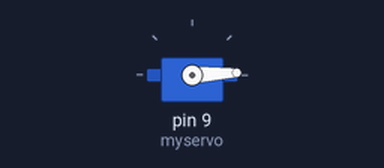
Recording of a sketch running on a simulated Arduino Uno, built with avr-gcc and run on an emulated ATmega328P. Parts: servo.

Above: at 0.05 s.
At 0.45 s:
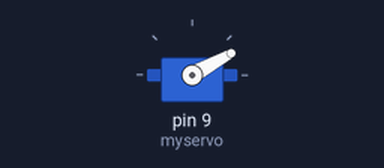
At 0.8 s:
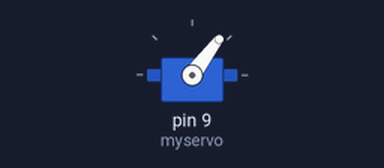
At 1.6 s:
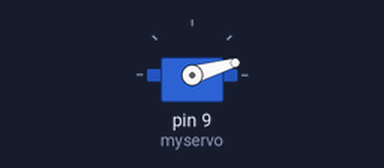
Timing chart, 0 to 4.2 s (numbered marks = the images above):
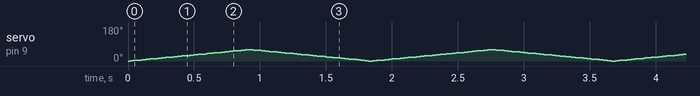

The sketch:

WeakenedMotor.ino
```cpp
#include <Servo.h>

Servo myservo;  // create servo object to control a servo
// twelve servo objects can be created on most boards

int pos = 0;    // variable to store the servo position

void setup() {
  myservo.attach(9);  // attaches the servo on pin 9 to the servo object
}

void loop() {
  for (pos = 0; pos <= 60; pos += 1) { // goes from 0 degrees to 180 degrees
    // in steps of 1 degree
    myservo.write(pos);              // tell servo to go to position in variable 'pos'
    delay(15);                       // waits 15ms for the servo to reach the position
  }
  for (pos = 60; pos >= 0; pos -= 1) { // goes from 180 degrees to 0 degrees
    myservo.write(pos);              // tell servo to go to position in variable 'pos'
    delay(15);                       // waits 15ms for the servo to reach the position
  }
}
```
